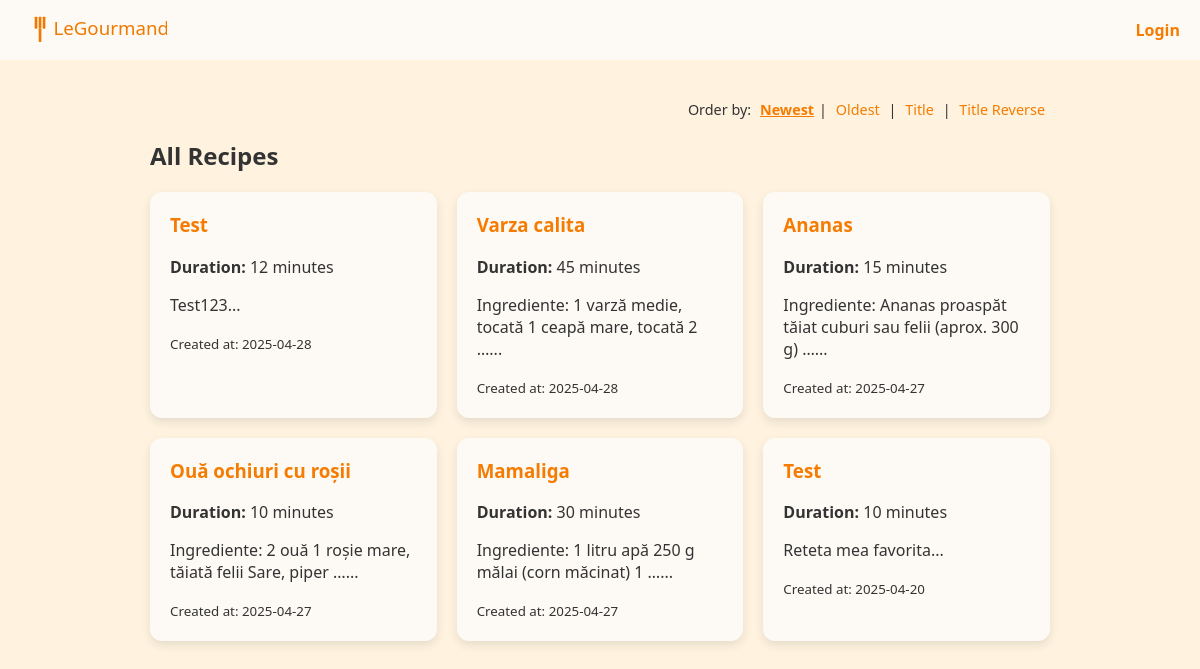
Before: / with the older database file.
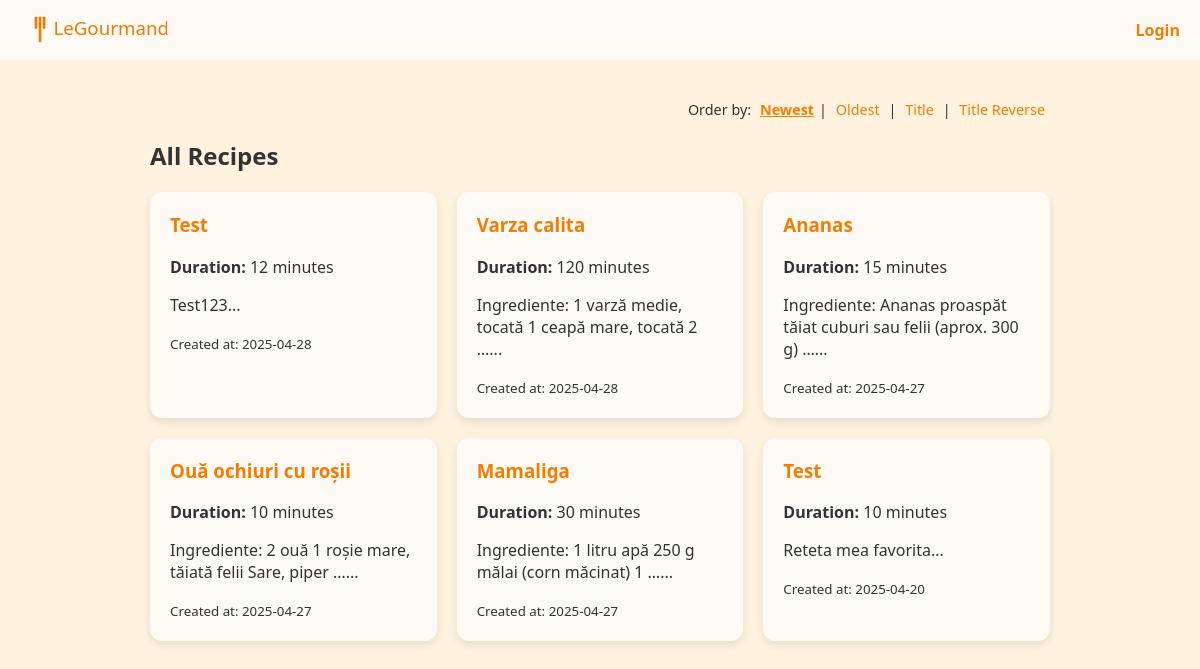
After: the same page with the newer database file.
### recipes/models.py (models this page shows, shortened)
class Recipe(models.Model):
    user = models.ForeignKey(User, on_delete=models.CASCADE, related_name='recipes')
    title = models.CharField(max_length=200)
    description = models.CharField(max_length=5000)
    prep_time = models.CharField(max_length=4)
    created_at = models.DateTimeField(auto_now_add=True)

### legourmand/views.py (the view)
# urls.py: path('',views.index, name='home'),
def index(request):
    order_by = request.GET.get('orderBy', '-created_at')
    recipes = Recipe.objects.all().order_by(order_by)
    return render(request, 'recipe/list.html', {'recipes': recipes, 'order_by': order_by})

### templates/recipe/list.html
{% extends "base.html" %} {% block content %}
<div class="recipe-list">
    <div class="order-options">
        <span>Order by:</span>
        <a href="?orderBy=-created_at" class="{% if order_by == '-created_at' %}active{% endif %}">Newest</a>|
        <a href="?orderBy=created_at" class="{% if order_by == 'created_at' %}active{% endif %}">Oldest</a> |
        <a href="?orderBy=title" class="{% if order_by == 'title' %}active{% endif %}">Title</a>    |
        <a href="?orderBy=-title" class="{% if order_by == '-title' %}active{% endif %}">Title Reverse</a>
    </div>
  <h2>All Recipes</h2>
  {% if recipes %}
  <div class="recipes-grid">
    {% for recipe in recipes %}
    <div class="recipe-card">
      <a href="{% url 'recipe_detail' recipe.pk %}">
        <h3>{{ recipe.title }}</h3>
      </a>
      <p><strong>Duration:</strong> {{ recipe.prep_time }} minutes</p>
      <p>{{ recipe.description|truncatewords:10 }}...</p>
      <small>Created at: {{ recipe.created_at|date:"Y-m-d" }}</small>
    </div>
    {% endfor %}
  </div>
  {% else %}
  <p>No recipes yet!</p>
  {% endif %}
</div>
{% endblock %}

Changed rows visible on the page:
changed Recipe "Varza calita": prep_time "45" → "120"
